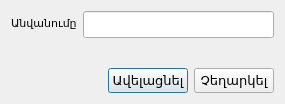
<?xml version="1.0" encoding="UTF-8"?>
<ui version="4.0">
 <class>AddStoreDlgUI</class>
 <widget class="QDialog" name="AddStoreDlgUI">
  <property name="geometry">
   <rect>
    <x>0</x>
    <y>0</y>
    <width>285</width>
    <height>104</height>
   </rect>
  </property>
  <property name="windowTitle">
   <string>Ավելացնել Պահոց</string>
  </property>
  <layout class="QVBoxLayout" name="verticalLayout">
   <item>
    <layout class="QFormLayout" name="formLayout">
     <item row="0" column="0">
      <widget class="QLabel" name="label">
       <property name="font">
        <font>
         <pointsize>8</pointsize>
        </font>
       </property>
       <property name="text">
        <string>Անվանումը</string>
       </property>
      </widget>
     </item>
     <item row="0" column="1">
      <widget class="QLineEdit" name="editStoreName">
       <property name="font">
        <font>
         <pointsize>12</pointsize>
        </font>
       </property>
      </widget>
     </item>
    </layout>
   </item>
   <item>
    <spacer name="verticalSpacer">
     <property name="orientation">
      <enum>Qt::Vertical</enum>
     </property>
     <property name="sizeHint" stdset="0">
      <size>
       <width>20</width>
       <height>40</height>
      </size>
     </property>
    </spacer>
   </item>
   <item>
    <layout class="QHBoxLayout" name="horizontalLayout_2">
     <item>
      <spacer name="horizontalSpacer">
       <property name="orientation">
        <enum>Qt::Horizontal</enum>
       </property>
       <property name="sizeHint" stdset="0">
        <size>
         <width>40</width>
         <height>20</height>
        </size>
       </property>
      </spacer>
     </item>
     <item>
      <widget class="QPushButton" name="btnAdd">
       <property name="enabled">
        <bool>true</bool>
       </property>
       <property name="font">
        <font>
         <pointsize>10</pointsize>
        </font>
       </property>
       <property name="text">
        <string>Ավելացնել</string>
       </property>
       <property name="icon">
        <iconset resource="farmmanager.qrc">
         <normaloff>:/FarmManager/Resources/plus.png</normaloff>:/FarmManager/Resources/plus.png</iconset>
       </property>
      </widget>
     </item>
     <item>
      <widget class="QPushButton" name="btnCancel">
       <property name="font">
        <font>
         <pointsize>10</pointsize>
        </font>
       </property>
       <property name="text">
        <string>Չեղարկել</string>
       </property>
      </widget>
     </item>
    </layout>
   </item>
  </layout>
 </widget>
 <resources>
  <include location="farmmanager.qrc"/>
 </resources>
 <connections>
  <connection>
   <sender>btnCancel</sender>
   <signal>clicked()</signal>
   <receiver>AddStoreDlgUI</receiver>
   <slot>reject()</slot>
   <hints>
    <hint type="sourcelabel">
     <x>238</x>
     <y>82</y>
    </hint>
    <hint type="destinationlabel">
     <x>285</x>
     <y>66</y>
    </hint>
   </hints>
  </connection>
 </connections>
</ui>
